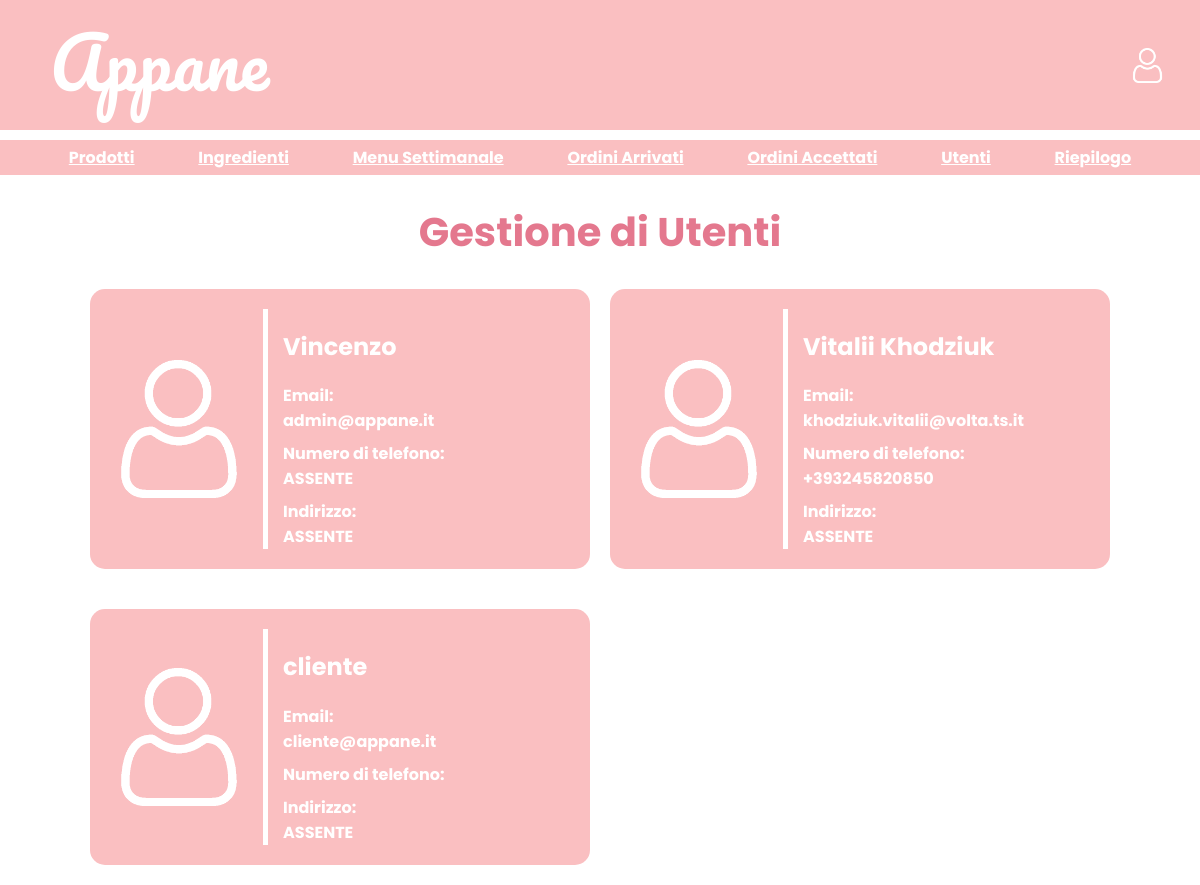
Before: /BACK/managementUsers/managementUsers.php with the older database file.
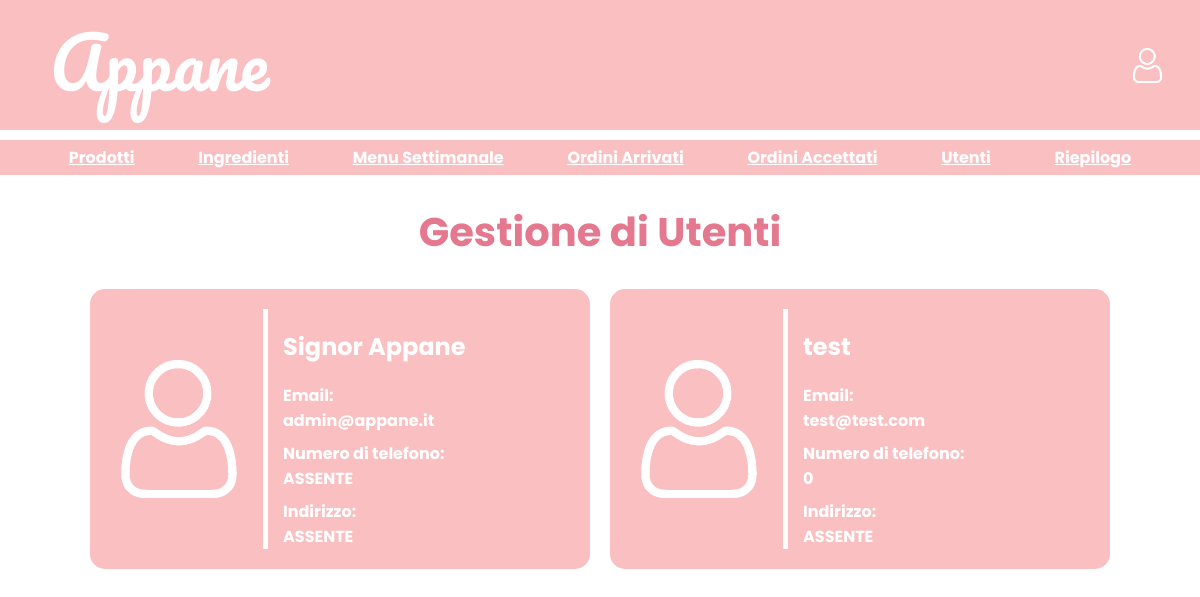
After: the same page with the newer database file.
### tables this page shows
CREATE TABLE `tutente` (
  `idutente` int(11) NOT NULL,
  `nome` text DEFAULT NULL,
  `password` text DEFAULT NULL,
  `email` text DEFAULT NULL,
  `indirizzo` int(11) DEFAULT NULL,
  `numeroTelefonico` int(11) DEFAULT NULL
);

### BACK/managementUsers/managementUsers.php (the view, shortened to what this page needs)
<?php
require('../../includes/db.php');
include('../header.php');
function createUser($name, $email, $phoneNumber)
{
    if($phoneNumber===null) $phoneNumber="ASSENTE";
    return "<div>
                <h2>$name</h2>
                <p>Email:<br>$email</p>
                <p>Numero di telefono: <br>$phoneNumber</p>
            </div>";
}
?>
<!DOCTYPE html>
<html lang="it">
<head>
    <link rel="stylesheet" href="../../grafica/style.css?v=<?php echo time();?>">
</head>
<body>
    <div class="main-content">
        <h1>Gestione di Utenti</h1>
            <?php
                $resultUser = $conn->query("SELECT nome, email, numeroTelefonico, indirizzo FROM `tutente`");
                if($resultUser->num_rows>0){
                    echo "<div class='listUsers'>";
                    while($user=$resultUser->fetch_assoc()){
                        echo "<div class='user'>";
                        echo "<img src='../../grafica/img/user.png' alt='user' class='userImg'>";
                        echo "<div class='userInformation'>";
                        echo "<div>";
                        echo createUser($user["nome"],$user["email"],$user["numeroTelefonico"]);
                        $query="SELECT `via`, `numeroCivico`, `CAP`, `citta`, `provincia`
                                FROM `tindirizzo`
                                WHERE id = ?;";
                        $stmt = $conn->prepare($query);
                        $stmt->bind_param("i", $user["indirizzo"]);
                        $stmt->execute();
                        $resultAddress=$stmt->get_result();
                        if($resultAddress->num_rows===1){
                            $rowAddress=$resultAddress->fetch_assoc();
                            echo createAddress($rowAddress["via"],$rowAddress["numeroCivico"],
                                    $rowAddress["CAP"],$rowAddress["citta"],$rowAddress["provincia"]);
                        }else{
                            echo "<div class='address'>
                                        <p>Indirizzo: <br> ASSENTE</p>
                                    </div>";
                        }
                        echo "</div>";
                        echo "</div>";
                        echo "</div>";
                    }
                    echo "</div>";
                }else{
                    echo "<p>Non ci sono utenti registrati</p>";
                }
            ?>
    </div>
</body>
</html>

### BACK/header.php (shortened to what this page needs)
<div class="topbar">
    <h1><a href="index.php" style="color: inherit; text-decoration: none;">Appane</a></h1>
    <div style="margin: auto 0;">
        <a  href="<?php echo isset($_SESSION['user_id']) ? '../../Account/profile.php' : '../Account/login.php'; ?>"
        class="button" style="margin-right: 10px;">
            <img src="../../grafica/img/user.png" alt="user" class="header-icon">
        </a>
    </div>
</div>
<div class="options">
    <a  href="../managementProducts/managementProducts.php" class="menu-option">Prodotti</a>
    <a  href="../managementIngredients/managementIngredients.php" class="menu-option">Ingredienti</a>
    <a  href="../managementWeeklyMenu/managementWeeklyMenu.php" class="menu-option">Menu Settimanale</a>
    <a  href="../managementOrders/managementOrdersArrived.php" class="menu-option">Ordini Arrivati</a>
    <a  href="../managementOrders/managementOrdersAccepted.php" class="menu-option">Ordini Accettati</a>
    <a  href="../managementUsers/managementUsers.php" class="menu-option">Utenti</a>
    <a  href="../managementSummary/managementSummary.php" class="menu-option">Riepilogo</a>
</div>

### grafica/style.css (style rules this page uses)
body { margin: 0; background-color: #fff; font-family: "Poppins", sans-serif; font-weight: 700; font-style: normal; }
.topbar { height: 130px; background: #fabfc1; display: flex; justify-content: space-between; padding: 0 25px; }
.topbar h1 { margin: 0; color: #fff; font-size: 70px; padding: 0 25px; font-family: "Pacifico", cursive; font-weight: 400; font-style: normal; }
.topbar .header-icon { height: 35px; }
.options { height: auto; background: #fabfc1; display: flex; justify-content: space-evenly; padding: 5px; margin-top: 10px; }
.options .menu-option { color: white; }
.main-content h1 { text-align: center; font-size: 40px; color: #e4788e; }
.main-content p { text-align: center; color: #e4788e; }
.order p, .user p { text-align: start; margin-bottom: 0; margin-top: 8px; color: #fff; }
.userInformation { display: flex; align-items: center; justify-self: center; padding: 0px 50px; border-right: 5px solid #fff; margin-right: 50px; }
.listUsers { width: 85%; margin: auto; display: grid; grid-template-columns: repeat(2, 1fr); gap: 20px; }
.user { padding:20px; border-radius:15px; background-color:#fabfc1; color:white; margin-bottom: 20px; display:flex; align-items:center; }
.user .userInformation { border-right: 0px solid white; margin-right: 0px; border-left: 5px solid white; margin-left: 50px; }
.userImg { width: 30%; }
@media (max-width: 1200px) { .userInformation { padding: 0px 15px; margin-right: 15px; } }
@media (max-width: 1200px) { .user .userInformation { border-left: 5px solid white; margin-left: 15px; } }

Changed rows visible on the page:
removed tutente: nome "Vincenzo", email "admin@appane.it"
removed tutente: nome "Vitalii Khodziuk", email "khodziuk.vitalii@volta.ts.it", numeroTelefonico "+393245820850"
changed tutente: nome "cliente" → "Signor Appane"; email "cliente@appane.it" → "admin@appane.it"
added tutente: nome "test", email "test@test.com", numeroTelefonico "0", shows "Indirizzo:"
